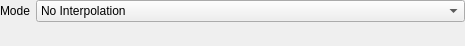
<?xml version="1.0" encoding="UTF-8"?>
<ui version="4.0">
 <class>CImageInterpolationParamsGuiComp</class>
 <widget class="QWidget" name="CImageInterpolationParamsGuiComp">
  <property name="geometry">
   <rect>
    <x>0</x>
    <y>0</y>
    <width>465</width>
    <height>46</height>
   </rect>
  </property>
  <property name="windowTitle">
   <string>Form</string>
  </property>
  <layout class="QVBoxLayout" name="verticalLayout">
   <property name="margin">
    <number>0</number>
   </property>
   <item>
    <layout class="QHBoxLayout" name="horizontalLayout">
     <item>
      <widget class="QLabel" name="ModeLabel">
       <property name="sizePolicy">
        <sizepolicy hsizetype="Maximum" vsizetype="Preferred">
         <horstretch>0</horstretch>
         <verstretch>0</verstretch>
        </sizepolicy>
       </property>
       <property name="text">
        <string>Mode</string>
       </property>
      </widget>
     </item>
     <item>
      <widget class="QComboBox" name="InterpolationModeCombo">
       <item>
        <property name="text">
         <string>No Interpolation</string>
        </property>
       </item>
       <item>
        <property name="text">
         <string>Bilinear</string>
        </property>
       </item>
       <item>
        <property name="text">
         <string>Bicubic</string>
        </property>
       </item>
      </widget>
     </item>
    </layout>
   </item>
   <item>
    <spacer name="verticalSpacer">
     <property name="orientation">
      <enum>Qt::Vertical</enum>
     </property>
     <property name="sizeHint" stdset="0">
      <size>
       <width>20</width>
       <height>15</height>
      </size>
     </property>
    </spacer>
   </item>
  </layout>
 </widget>
 <resources/>
 <connections/>
</ui>
